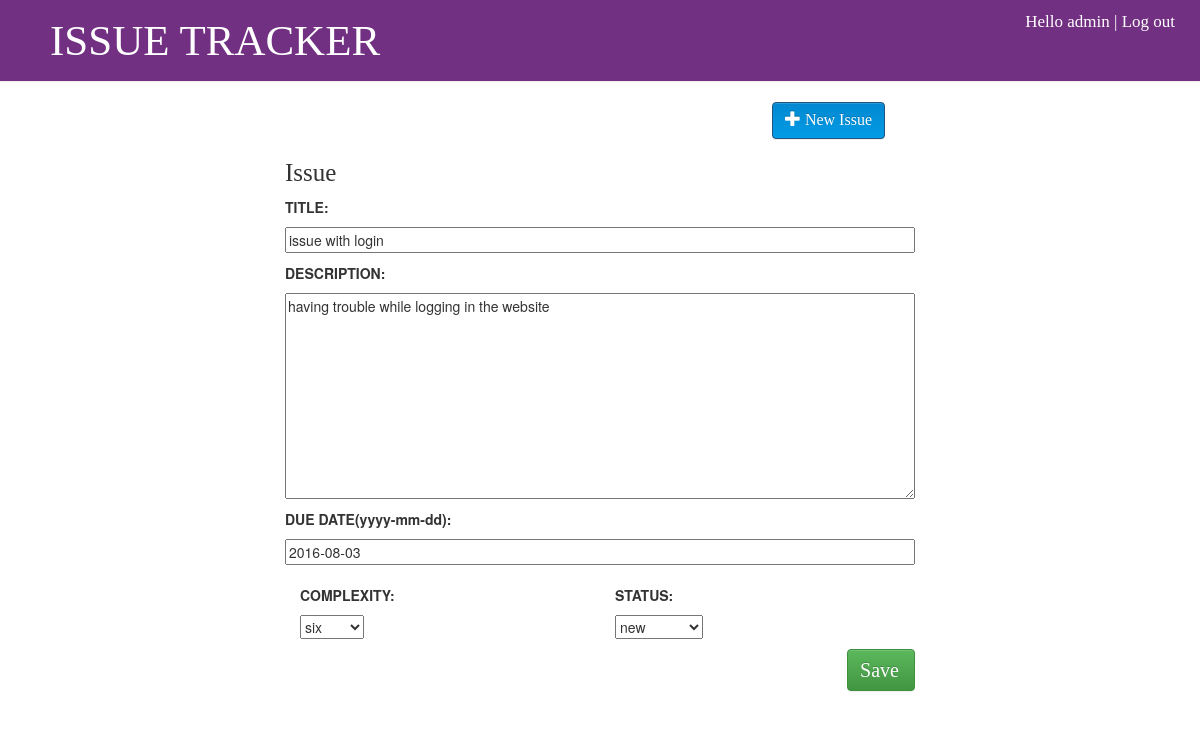
The page /post/1230/edit/ (signed in) on the database its author committed.
### blog/models.py (models this page shows, shortened)
class Post(models.Model):
    COMPLEXITY=(('1','one'),('2','two'),('3','three'),('4','four'),('5','five'),('6','six'),('7','seven'),('8','eight'),('9','nine'),('10','ten'))
    STATUS=(('NEW','new'),('INPROGRESS','inprogress'),('RESOLVED','resolved'),('FEEDBACK','feedback'),('CLOSED','closed'))
    id = models.AutoField(primary_key=True)
    title = models.CharField(max_length=200)
    desc = models.TextField()
    dueDate = models.DateField(
            blank=True, null=True)
    createdOn = models.DateField(
            default=date.today())
    complexity=models.CharField(max_length=1,choices=COMPLEXITY)
    status=models.CharField(max_length=20,choices=STATUS)

### blog/views.py (the view)
# urls.py: url(r'^post/(?P<pk>\d+)/edit/$', views.post_edit, name='post_edit'),
@login_required
def post_edit(request, pk):
    post = get_object_or_404(Post, pk=pk)
    if request.method == "POST":
        form = PostForm(request.POST, instance=post)
        if form.is_valid():
            post = form.save(commit=False)
            post.createdOn = date.today()
            post.save()
            return redirect('issue_detail', pk=post.pk)
    else:
        form = PostForm(instance=post)
    return render(request, 'blog/post_edit.html', {'form': form})

### blog/forms.py
class PostForm(forms.ModelForm):
    class Meta:
        model = Post
        fields = ['title','desc','dueDate','complexity','status']

### blog/templates/blog/post_edit.html (shortened to what this page needs)
{% extends 'blog/base.html' %}
{% block content %}
    <div class="row">
      <h1 class="new_post" "form">Issue</h1>
      <form method="POST" class="post-form">{% csrf_token %}
          <p class="form"><p class=fields>TITLE: </p>{{ form.title }} </p>
          <p class="form"><p class=fields>DESCRIPTION: </p>{{ form.desc }} </p>
          <p class="form"><p class=fields>DUE DATE(yyyy-mm-dd): </p>{{ form.dueDate }}</p>
          <div class="col-md-6">
            <p class="form"><p class=fields>COMPLEXITY: </p>{{ form.complexity }}</p>
          </div>
          <div class="col-md-6 ">
            <p class="form"><p class=fields>STATUS: </p>{{ form.status }}</p>
          </div>
          <button type="submit" class="save btn btn-success" class="save">Save</button>
      </form>
    </div>
{% endblock %}

### blog/templates/blog/base.html (shortened to what this page needs)
{% load staticfiles %}
<html>
    <head>
        <link rel="stylesheet" href="//maxcdn.bootstrapcdn.com/bootstrap/3.2.0/css/bootstrap.min.css">
        <link rel="stylesheet" href="//maxcdn.bootstrapcdn.com/bootstrap/3.2.0/css/bootstrap-theme.min.css">
        <link rel="stylesheet" href="{% static 'css/blog.css' %}">
    </head>
    <body>
      <div class="page-header row">
        <div class="col-md-8 col-sm-8">
          <a href="{% url 'blog.views.issue_list' %}">ISSUE TRACKER</a>
        </div>
        <div class="col-md-4 col-sm-4" id="login_info_container">
          {% if user.is_authenticated %}
            <p class="login-info">Hello {{ user.username }} |<a href="{% url 'logout' %}"> Log out</a></p>
          {% else %}
            <a href="{% url 'login' %}" class="top-menu"><span class="glyphicon glyphicon-lock"></span></a>
          {% endif %}
        </div>
      </div>
      <div id="main_container">
        <div class="right">
          {% if user.is_authenticated %}
            <button class="btn btn-primary new-issue" onclick="location.href='{% url 'post_new' %}';">
              <span class="glyphicon glyphicon-plus"></span>
              New Issue
            </button>
          {% endif %}
        </div>
        {% block content %}
        {% endblock %}
      </div>
    </body>
</html>

### blog/static/css/blog.css (style rules this page uses)
.page-header { background-color: #723082; margin-top: 0; font-size: 43px; color: #fff; padding-top: 10px; padding-bottom: 10px; text-align: left; padding-left: 50px; font-family: 'Bitter', serif; }
body { text-align: center; overflow-x: hidden; }
.page-header a { text-decoration: none; color: #fff; }
.save { float: right; }
.post-form textarea, .post-form input { width: 100%; }
#main_container { width: 50%; margin-left: auto; margin-right: auto; text-align: left; }
.new-issue { color: #fff; font-size: 16; margin-right: 15px; font-family: 'Bitter', serif; background-image: linear-gradient(to bottom,#039BE5 0,#0288D1 100%); background-image: linear-gradient(to top,#039BE5 0,#0288D1 100%); background-repeat: repeat-y;; }
#login_info_container { text-align: right; padding-right: 40px; }
.login-info { font-size: 17px; }
.right { text-align: right; }
.save { padding-left:12px; padding-right: 15px; font-size: 20px; margin-bottom: 30px; font-family: 'Bitter', serif; }
.new_post { font-size: 25px; padding: none; font-family: 'Bitter', serif; }
.fields { font-weight: bold; text-align: left; }
.form { font-size: 20px; font-weight: bold; }

### rows shown on the page
Post: title "issue with login", desc "having trouble while logging in the website", dueDate "2016-08-03", complexity "six", status "new"

### other values the page prints
{{ user.username }} "admin"
